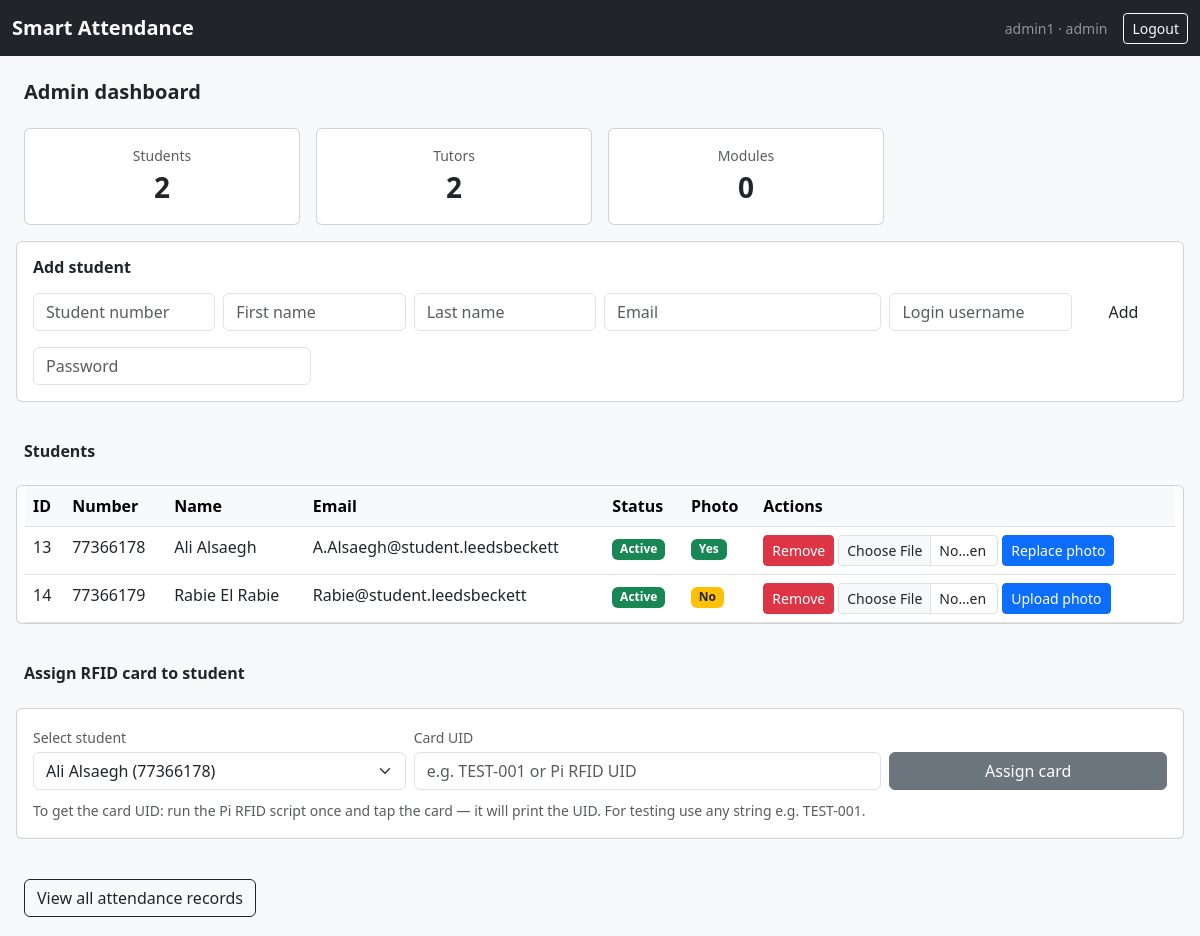
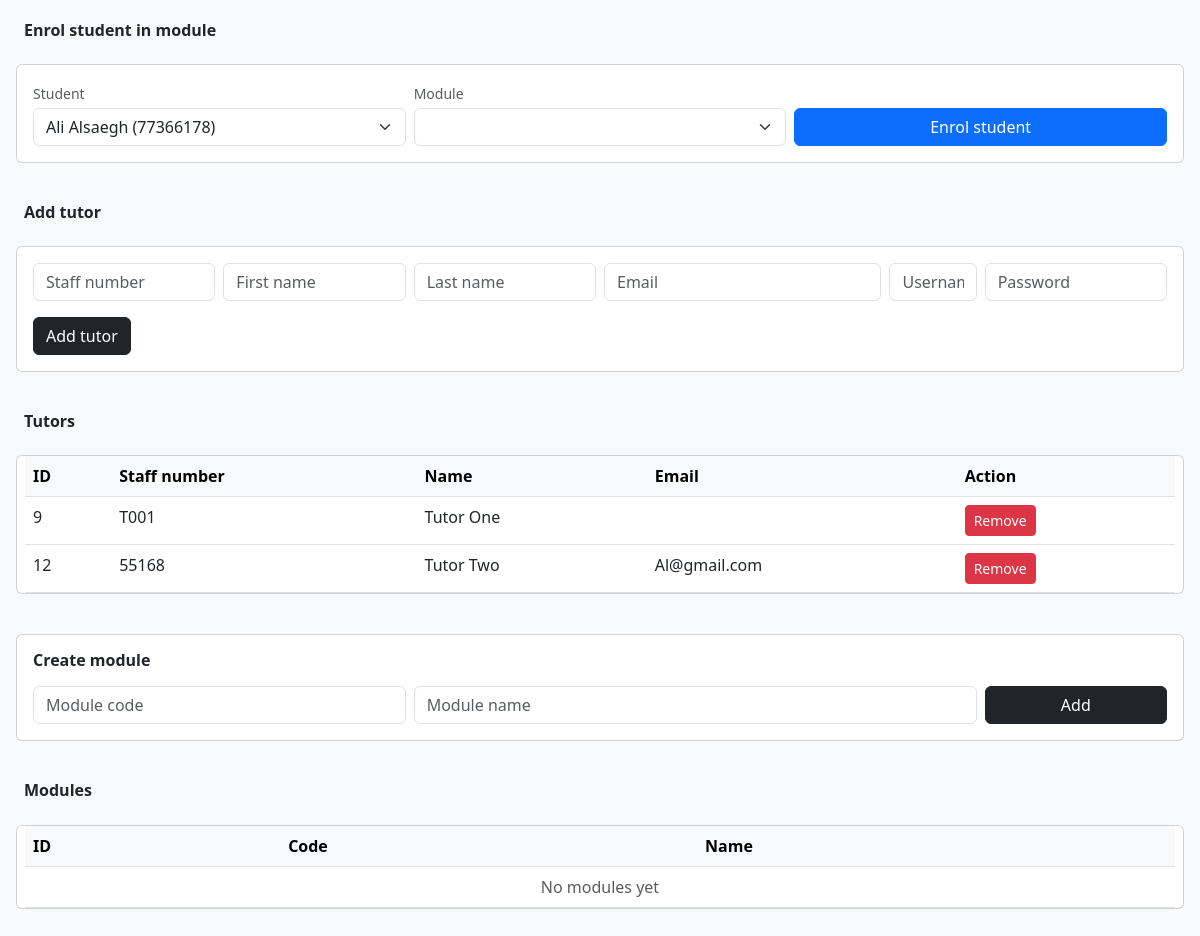
/dashboard/admin/ (signed in), run on the app's committed database (2 pictures, top to bottom).
### core/models.py (models this page shows, shortened)
class User(AbstractUser):
    ROLE_CHOICES = [
        ('admin',   'Admin'),
        ('tutor',   'Tutor'),
        ('student', 'Student'),
    ]
    role = models.CharField(max_length=20, choices=ROLE_CHOICES, default='student')
    student_number = models.CharField(max_length=50, blank=True, null=True)
    staff_number = models.CharField(max_length=50, blank=True, null=True)

### core/views.py (the view)
# urls.py: path('dashboard/admin/',views.admin_dashboard, name='admin_dashboard'),
@login_required
@role_required('admin')
def admin_dashboard(request):
    modules = []
    try:
        response = requests.get(API + "/modules")
        modules = response.json().get('modules', [])
    except:
        print("could not connect to flask api")
    raw_students = User.objects.filter(role='student')
    tutors       = User.objects.filter(role='tutor')
    students = []
    for s in raw_students:
        students.append({
            'id':             s.id,
            'username':       s.username,
            'first_name':     s.first_name,
            'last_name':      s.last_name,
            'email':          s.email,
            'student_number': s.student_number,
            'is_active':      s.is_active,
            'has_photo':      student_has_photo(s.student_number) if s.student_number else False,
        })
    return render(request, 'core/admin_dashboard.html', {
        'students': students,
        'tutors':   tutors,
        'modules':  modules,
    })

### core/views.py (called while the page is built)
def student_has_photo(student_number):
    photo_path = os.path.join(
        django_settings.MEDIA_ROOT,
        'student_photos',
        student_number + '.jpg'
    )
    return os.path.exists(photo_path)

### core/templates/core/admin_dashboard.html (shortened to what this page needs)
{% extends 'core/base.html' %}
{% block content %}
<h5 class="fw-semibold mb-4">Admin dashboard</h5>
<div class="row g-3 mb-4">
    <div class="col-md-3">
        <div class="card text-center p-3">
            <div class="text-muted small">Students</div>
            <div class="fs-3 fw-semibold">{{ students|length }}</div>
        </div>
    </div>
    <div class="col-md-3">
        <div class="card text-center p-3">
            <div class="text-muted small">Tutors</div>
            <div class="fs-3 fw-semibold">{{ tutors|length }}</div>
        </div>
    </div>
    <div class="col-md-3">
        <div class="card text-center p-3">
            <div class="text-muted small">Modules</div>
            <div class="fs-3 fw-semibold">{{ modules|length }}</div>
    </div>
</div>
<div class="card p-3 mb-4">
    <h6 class="fw-semibold mb-3">Add student</h6>
    <form method="post" action="{% url 'create_student' %}">
        <div class="row g-2">
            <div class="col-md-2">
                <input type="text" name="student_number" class="form-control" placeholder="Student number" required>
            </div>
            <div class="col-md-2">
                <input type="text" name="first_name" class="form-control" placeholder="First name" required>
            </div>
            <div class="col-md-2">
                <input type="text" name="last_name" class="form-control" placeholder="Last name" required>
            </div>
            <div class="col-md-3">
                <input type="email" name="email" class="form-control" placeholder="Email" required>
            </div>
            <div class="col-md-2">
                <input type="text" name="username" class="form-control" placeholder="Login username" required>
            </div>
            <div class="col-md-1">
                <button class="btn btn-lbu w-100">Add</button>
            </div>
        </div>
        <div class="row g-2 mt-2">
            <div class="col-md-3">
                <input type="password" name="password" class="form-control" placeholder="Password" required>
            </div>
        </div>
    </form>
</div>
<h6 class="fw-semibold mb-2">Students</h6>
<div class="card mb-4">
    <div class="table-responsive">
        <table class="table table-hover mb-0">
            <thead class="table-light">
                <tr>
                    <th>ID</th>
                    <th>Number</th>
                    <th>Name</th>
                    <th>Email</th>
                    <th>Status</th>
                    <th>Photo</th>
                    <th>Actions</th>
                </tr>
            </thead>
            <tbody>
                {% for s in students %}
                <tr>
                    <td>{{ s.id }}</td>
                    <td>{{ s.student_number }}</td>
                    <td>{{ s.first_name }} {{ s.last_name }}</td>
                    <td>{{ s.email }}</td>
                    <td>
                        {% if s.is_active %}
                            <span class="badge bg-success">Active</span>
                        {% else %}
                            <span class="badge bg-secondary">Inactive</span>
                        {% endif %}
                    </td>
                    <td>
                        {% if s.has_photo %}
                            <span class="badge bg-success">Yes</span>
                        {% else %}
                            <span class="badge bg-warning text-dark">No</span>
                        {% endif %}
                    </td>
                    <td>
                        <div class="d-flex gap-1 flex-wrap">
                            {% if s.id %}
                            <form method="post" action="{% url 'delete_student' s.id %}">
                                <button class="btn btn-sm btn-danger">
                                    Remove
                                </button>
                            </form>
                            {% endif %}
                            {% if s.student_number %}
                            <form method="post"
                                action="{% url 'upload_student_photo' s.student_number %}"
                                enctype="multipart/form-data"
                                class="d-flex gap-1 align-items-center">
                                <input type="file"
                                    name="photo"
                                    accept=".jpg,.jpeg,.png"
                                    class="form-control form-control-sm"
                                    style="width: 160px;"
                                    required>
                                <button class="btn btn-sm btn-primary">
                                    {% if s.has_photo %}
                                        Replace photo
                                    {% else %}
                                        Upload photo
                                    {% endif %}
                                </button>
                            </form>
                            {% endif %}
                        </div>
                    </td>
                </tr>
                {% empty %}
                <tr>
                    <td colspan="7"class="text-center text-muted py-3">
                        No students yet
                    </td>
                </tr>
                {% endfor %}
            </tbody>
        </table>
    </div>
</div>
<h6 class="fw-semibold mb-2">Assign RFID card to student</h6>
<div class="card p-3 mb-4">
<form method="post" action="{% url 'assign_card' %}">
    <div class="row g-2 align-items-end">
    <div class="col-md-4">
        <label class="form-label text-muted small mb-1">Select student</label>
        <select name="student_id" class="form-select">
        {% for s in students %}
        <option value="{{ s.student_number }}">
            {{ s.first_name }} {{ s.last_name }}
        </option>
        {% endfor %}
        </select>
    </div>
    <div class="col-md-5">
        <label class="form-label text-muted small mb-1">Card UID</label>
        <input type="text" name="card_uid" class="form-control"
            placeholder="e.g. TEST-001 or Pi RFID UID" required>
    </div>
    <div class="col-md-3">
        <button class="btn btn-secondary w-100">Assign card</button>
    </div>
    </div>
    <div class="mt-2">
    <small class="text-muted">
        To get the card UID: run the Pi RFID script once and tap
        the card — it will print the UID. For testing use any
        string e.g. TEST-001.
    </small>
    </div>
</form>
</div>
<div class="mb-4">
<a href="{% url 'admin_attendance' %}"
    class="btn btn-outline-dark">
View all attendance records
</a>
</div>
<h6 class="fw-semibold mb-2">Enrol student in module</h6>
<div class="card p-3 mb-4">
<form method="post" action="{% url 'enrol_student' %}">
    <div class="row g-2 align-items-end">
    <div class="col-md-4">
        <label class="form-label text-muted small mb-1">Student</label>
        <select name="student_number" class="form-select">
        {% for s in students %}
        <option value="{{ s.student_number }}">
            {{ s.first_name }} {{ s.last_name }}
        </option>
        {% endfor %}
        </select>
    </div>
    <div class="col-md-4">
        <label class="form-label text-muted small mb-1">Module</label>
        <select name="module_id" class="form-select">
        </select>
    </div>
    <div class="col-md-4">
        <button class="btn btn-primary w-100">Enrol student</button>
    </div>
    </div>
</form>
</div>
<h6 class="fw-semibold mb-2">Add tutor</h6>
<div class="card p-3 mb-4">
    <form method="post" action="{% url 'create_tutor' %}">
        <div class="row g-2">
            <div class="col-md-2"><input type="text" name="staff_number" class="form-control" placeholder="Staff number" required></div>
            <div class="col-md-2"><input type="text" name="first_name" class="form-control" placeholder="First name" required></div>
            <div class="col-md-2"><input type="text" name="last_name" class="form-control" placeholder="Last name" required></div>
            <div class="col-md-3"><input type="email" name="email" class="form-control" placeholder="Email" required></div>
            <div class="col-md-1"><input type="text" name="username" class="form-control" placeholder="Username" required></div>
            <div class="col-md-2"><input type="password" name="password" class="form-control" placeholder="Password" required></div>
        </div>
        <div class="mt-3">
            <button class="btn btn-dark">Add tutor</button>
        </div>
    </form>
</div>
<h6 class="fw-semibold mb-2">Tutors</h6>
<div class="card mb-4">
    <div class="table-responsive">
        <table class="table table-hover mb-0">
            <thead class="table-light">
                <tr>
                    <th>ID</th>
                    <th>Staff number</th>
                    <th>Name</th>
                    <th>Email</th>
                    <th>Action</th>
                </tr>
            </thead>
            <tbody>
                {% for t in tutors %}
                <tr>
                    <td>{{ t.id }}</td>
                    <td>{{ t.staff_number }}</td>
                    <td>{{ t.first_name }} {{ t.last_name }}</td>
                    <td>{{ t.email }}</td>
                    <td>
                        <form method="post" action="{% url 'delete_tutor' t.id %}">
                            <button class="btn btn-sm btn-danger">Remove</button>
                        </form>
                    </td>
                </tr>
                {% empty %}
                <tr><td colspan="5" class="text-center text-muted">No tutors yet</td></tr>
                {% endfor %}
            </tbody>
        </table>
    </div>
</div>
<div class="card p-3 mb-4">
    <h6 class="fw-semibold mb-3">Create module</h6>
    <form method="post" action="{% url 'create_module' %}">
        <div class="row g-2">
            <div class="col-md-4">
                <input type="text" name="module_code" class="form-control" placeholder="Module code" required>
            </div>
            <div class="col-md-6">
                <input type="text" name="module_name" class="form-control" placeholder="Module name" required>
            </div>
            <div class="col-md-2">
                <button class="btn btn-dark w-100">Add</button>
            </div>
        </div>
    </form>
</div>
<h6 class="fw-semibold mb-2">Modules</h6>
<div class="card">
    <div class="table-responsive">
        <table class="table table-hover mb-0">
            <thead class="table-light">
                <tr><th>ID</th><th>Code</th><th>Name</th></tr>
            </thead>
            <tbody>
                {% for m in modules %}
                <tr>
                    <td>{{ m.module_id }}</td>
                    <td>{{ m.module_code }}</td>
                    <td>{{ m.module_name }}</td>
                </tr>
                {% empty %}
                <tr><td colspan="3" class="text-center text-muted">No modules yet</td></tr>
                {% endfor %}
            </tbody>
        </table>
    </div>
</div>
{% endblock %}

### core/templates/core/base.html (shortened to what this page needs)
<!DOCTYPE html>
<html lang="en">
<head>
    <link href="https://cdn.jsdelivr.net/npm/bootstrap@5.3.0/dist/css/bootstrap.min.css" rel="stylesheet">
</head>
<body>
<nav class="navbar navbar-expand-lg navbar-dark bg-dark">
    <div class="container-fluid">
        <a class="navbar-brand" href="/dashboard/">Smart Attendance</a>
        {% if user.is_authenticated %}
        <div class="ms-auto d-flex align-items-center gap-3">
            <span class="text-white-50 small">{{ user.username }} · {{ user.role }}</span>
            <a href="/logout/" class="btn btn-outline-light btn-sm">Logout</a>
        </div>
        {% endif %}
    </div>
</nav>
<div class="container-fluid">
    <div class="row">
        <main class="col py-4 px-4">
            {% block content %}{% endblock %}
        </main>
    </div>
</div>
</body>
</html>

### core/templates/core/base.html (style rules this page uses)
body { background-color: #f8f9fa; }
.navbar-brand { font-weight: 600; }

### data on the page
User: username "admin1", role "admin"
User: student_number "77366178", first_name "Ali", last_name "Alsaegh", email "A.Alsaegh@student.leedsbeckett", student_id "Ali Alsaegh (77366178)", student_number "Ali Alsaegh (77366178)"
User: student_number "77366179", first_name "Rabie", last_name "El Rabie", email "Rabie@student.leedsbeckett"
User: id "9", staff_number "T001", first_name "Tutor", last_name "One"
User: id "12", staff_number "55168", first_name "Tutor", last_name "Two", email "Al@gmail.com"

### other printed values
{{ students|length }} "2"
{{ tutors|length }} "2"
{{ modules|length }} "0"
{{ s.id }} "13" "14"
